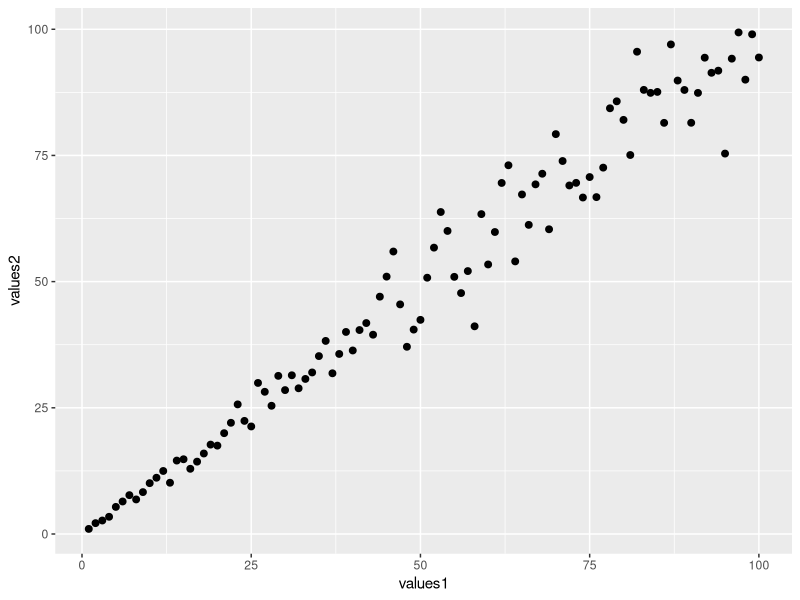
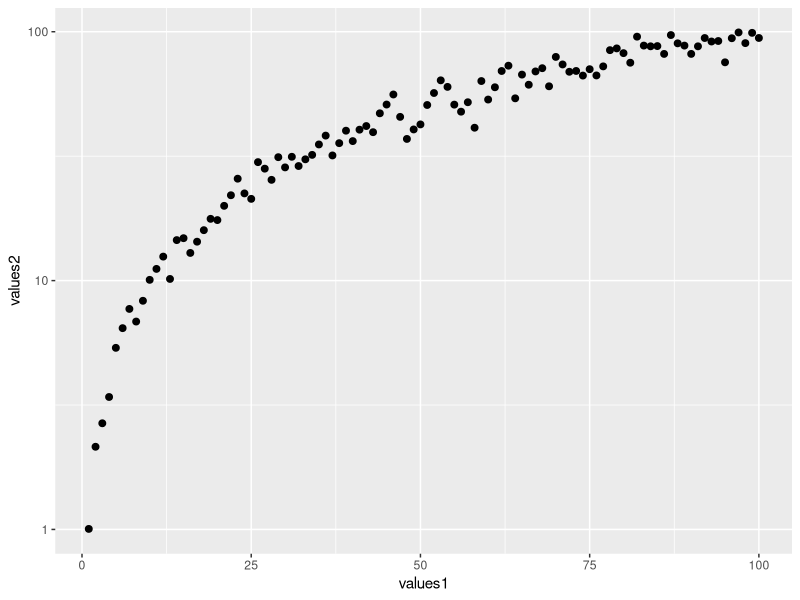
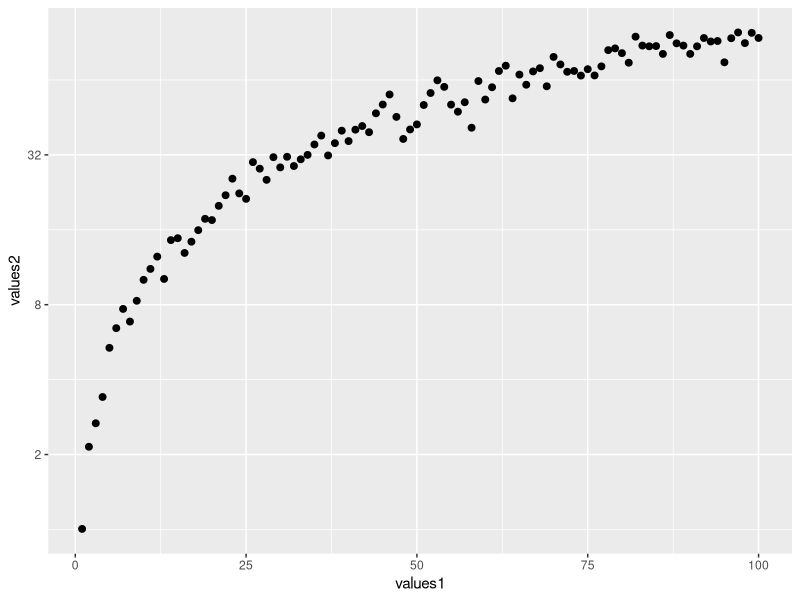
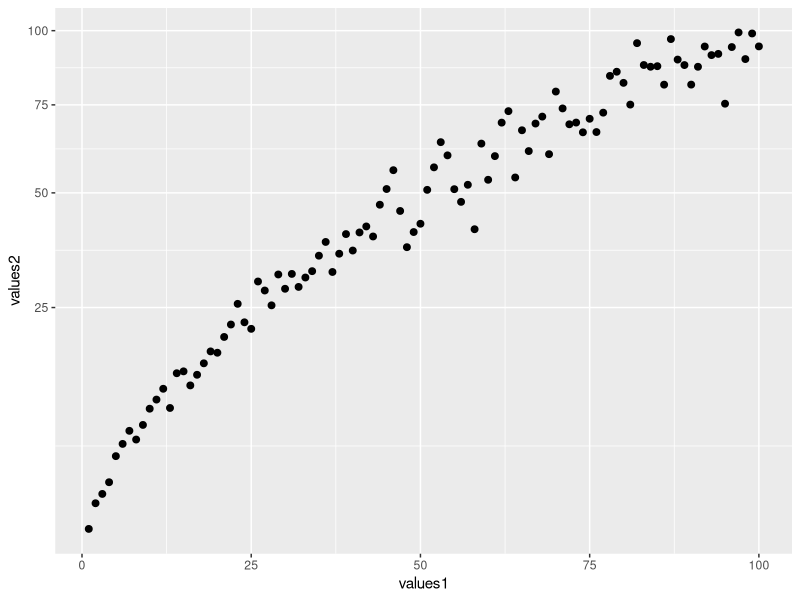
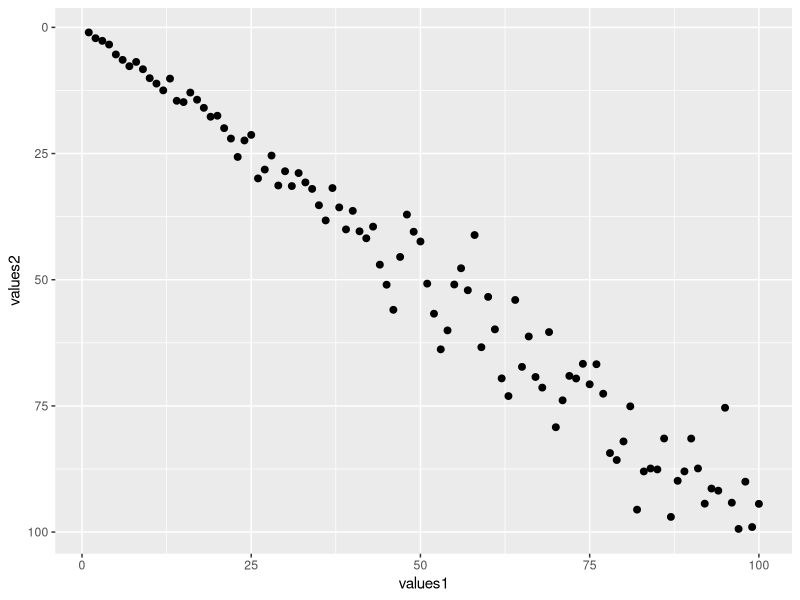

Generate these figures, in order, with R:
## ---- chunk 1
knitr::opts_chunk$set(echo = TRUE, fig.align = "center")

# title: axis scale
# author: jonathan
# revised: 15/3/2020

WEB <- c("https://bioceed.uib.no/dropfolder/bioSTATS/Rmd/Visualizing/Essential/axis-scale.html")
GIT <- c("https://github.com/jonathansoule/biostats/blob/master/Visualizing/Essential/axis-scale.Rmd")
library(ggplot2)
library(gridExtra)

# variable 1
values1 <- 1:100
# variable 2
values2 <- values1 * (rnorm(100, mean = 1, sd = .1))

# dataframe
df <- data.frame(values1, values2)
## ---- chunk 2
baseplot <- ggplot(df, aes(values1, values2)) +
  geom_point(size = 2)
baseplot
## ---- chunk 3
baseplot +
  scale_y_continuous(trans = "log10")
## ---- chunk 4
baseplot +
  scale_y_continuous(trans = "log2")
## ---- chunk 5
baseplot +
  scale_y_continuous(trans = "sqrt")
## ---- chunk 6
baseplot +
  scale_y_continuous(trans = "reverse")
